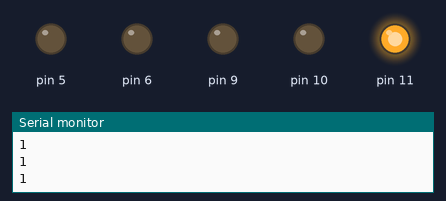
The sketch below on a simulated Arduino Uno, built with avr-gcc and run on an emulated ATmega328P. On the bench: output pins drawn as LEDs (lit = HIGH), the last lines printed to the serial monitor.

Above: at 0.5 s.
At 1.5 s:
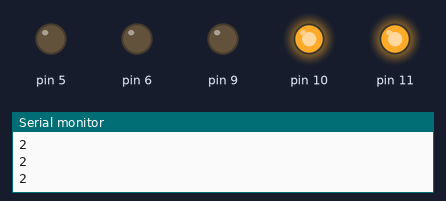
At 2.5 s:
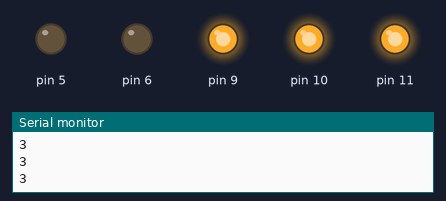
At 3.5 s:
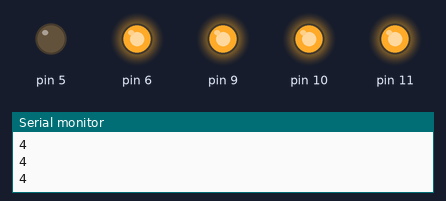
At 4.5 s:
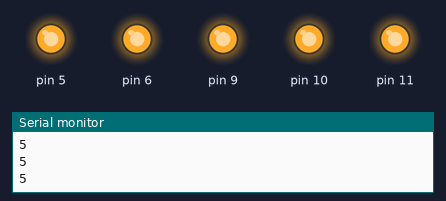
At 5.5 s:
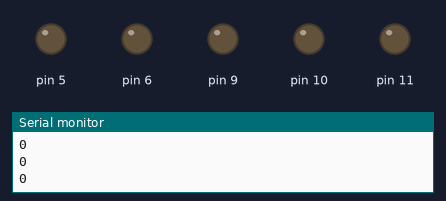
Timing chart, 0 to 7.8 s (numbered marks = the images above):
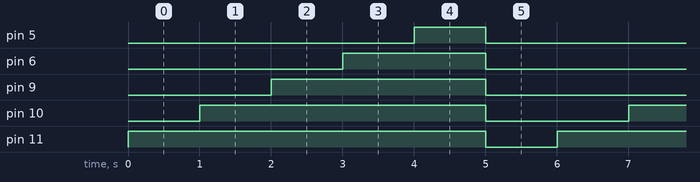

Measured:
- by itself, pin 5: alternates HIGH for 1.0 s and LOW for 5.0 s
- by itself, pin 6: alternates HIGH for 2.0 s and LOW for 4.0 s
- by itself, pin 9: alternates HIGH for 3.0 s and LOW for 3.0 s
- by itself, pin 10: alternates HIGH for 4.0 s and LOW for 2.0 s
- by itself, pin 11: alternates HIGH for 5.0 s and LOW for 1.0 s

The sketch:

Greenhouse5Colors.ino
```cpp
void setup() {
  // put your setup code here, to run once:
  Serial.begin(9600);
  pinMode(11, OUTPUT);
  pinMode(10, OUTPUT);
  pinMode(9, OUTPUT);
  pinMode(6, OUTPUT);
  pinMode(5, OUTPUT);
}

void loop() {
  // put your main code here, to run repeatedly:
  int graph = 0;

  digitalWrite(11, HIGH);
  graph = 1;
  Serial.println(graph);
  Serial.println(graph);
  Serial.println(graph);
  Serial.println(graph);
  Serial.println(graph);
  Serial.println(graph);
  Serial.println(graph);
  Serial.println(graph);
  delay(1000);
  digitalWrite(10, HIGH);
  graph = 2;
  Serial.println(graph);
  Serial.println(graph);
  Serial.println(graph);
  Serial.println(graph);
  Serial.println(graph);
  Serial.println(graph);
  Serial.println(graph);
  Serial.println(graph);
  delay(1000);
  digitalWrite(9, HIGH);
  graph = 3;
  Serial.println(graph);
  Serial.println(graph);
  Serial.println(graph);
  Serial.println(graph);
  Serial.println(graph);
  Serial.println(graph);
  Serial.println(graph);
  Serial.println(graph);
  delay(1000);
  digitalWrite(6, HIGH);
  graph = 4;
  Serial.println(graph);
  Serial.println(graph);
  Serial.println(graph);
  Serial.println(graph);
  Serial.println(graph);
  Serial.println(graph);
  Serial.println(graph);
  Serial.println(graph);
  delay(1000);
  digitalWrite(5, HIGH);
  graph = 5;
  Serial.println(graph);
  Serial.println(graph);
  Serial.println(graph);
  Serial.println(graph);
  Serial.println(graph);
  Serial.println(graph);
  Serial.println(graph);
  Serial.println(graph);
  delay(1000);
  digitalWrite(11, LOW);
  digitalWrite(10, LOW);
  digitalWrite(9, LOW);
  digitalWrite(6, LOW);
  digitalWrite(5, LOW);
  graph = 0;
  Serial.println(graph);
  Serial.println(graph);
  Serial.println(graph);
  Serial.println(graph);
  Serial.println(graph);
  Serial.println(graph);
  Serial.println(graph);
  Serial.println(graph);
  delay(1000);
}
```
